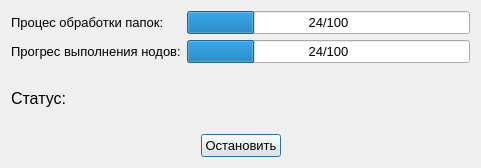
<?xml version="1.0" encoding="UTF-8"?>
<ui version="4.0">
 <class>DialogRunBuild</class>
 <widget class="QDialog" name="DialogRunBuild">
  <property name="geometry">
   <rect>
    <x>0</x>
    <y>0</y>
    <width>481</width>
    <height>168</height>
   </rect>
  </property>
  <property name="windowTitle">
   <string>Построение mash-объекта</string>
  </property>
  <layout class="QGridLayout" name="gridLayout_2">
   <item row="0" column="0">
    <layout class="QGridLayout" name="gridLayout">
     <item row="0" column="0">
      <widget class="QLabel" name="lFolder">
       <property name="font">
        <font>
         <pointsize>10</pointsize>
        </font>
       </property>
       <property name="text">
        <string>Процес обработки папок:</string>
       </property>
      </widget>
     </item>
     <item row="1" column="0">
      <widget class="QLabel" name="lNode">
       <property name="font">
        <font>
         <pointsize>10</pointsize>
        </font>
       </property>
       <property name="text">
        <string>Прогрес выполнения нодов:</string>
       </property>
      </widget>
     </item>
     <item row="0" column="1">
      <widget class="QProgressBar" name="pbFolder">
       <property name="font">
        <font>
         <pointsize>10</pointsize>
        </font>
       </property>
       <property name="value">
        <number>24</number>
       </property>
       <property name="format">
        <string>%v/%m</string>
       </property>
      </widget>
     </item>
     <item row="1" column="1">
      <widget class="QProgressBar" name="pbNode">
       <property name="font">
        <font>
         <pointsize>10</pointsize>
        </font>
       </property>
       <property name="value">
        <number>24</number>
       </property>
       <property name="format">
        <string>%v/%m</string>
       </property>
      </widget>
     </item>
    </layout>
   </item>
   <item row="1" column="0">
    <widget class="QLabel" name="lState">
     <property name="font">
      <font>
       <pointsize>12</pointsize>
      </font>
     </property>
     <property name="text">
      <string>Статус:</string>
     </property>
    </widget>
   </item>
   <item row="2" column="0">
    <layout class="QHBoxLayout" name="horizontalLayout">
     <item>
      <spacer name="horizontalSpacer">
       <property name="orientation">
        <enum>Qt::Horizontal</enum>
       </property>
       <property name="sizeHint" stdset="0">
        <size>
         <width>40</width>
         <height>20</height>
        </size>
       </property>
      </spacer>
     </item>
     <item>
      <widget class="QPushButton" name="pushButton">
       <property name="font">
        <font>
         <pointsize>10</pointsize>
        </font>
       </property>
       <property name="text">
        <string>Остановить</string>
       </property>
      </widget>
     </item>
     <item>
      <spacer name="horizontalSpacer_2">
       <property name="orientation">
        <enum>Qt::Horizontal</enum>
       </property>
       <property name="sizeHint" stdset="0">
        <size>
         <width>40</width>
         <height>20</height>
        </size>
       </property>
      </spacer>
     </item>
    </layout>
   </item>
  </layout>
 </widget>
 <resources/>
 <connections/>
</ui>
